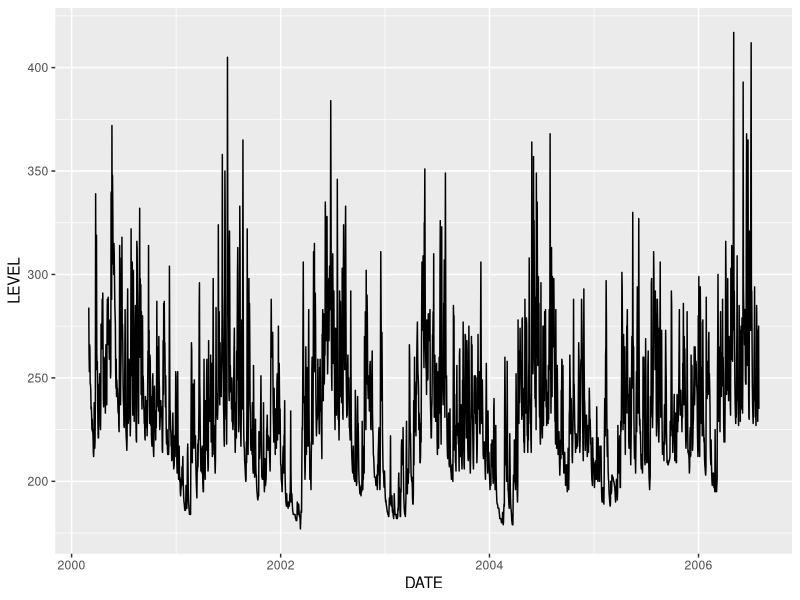
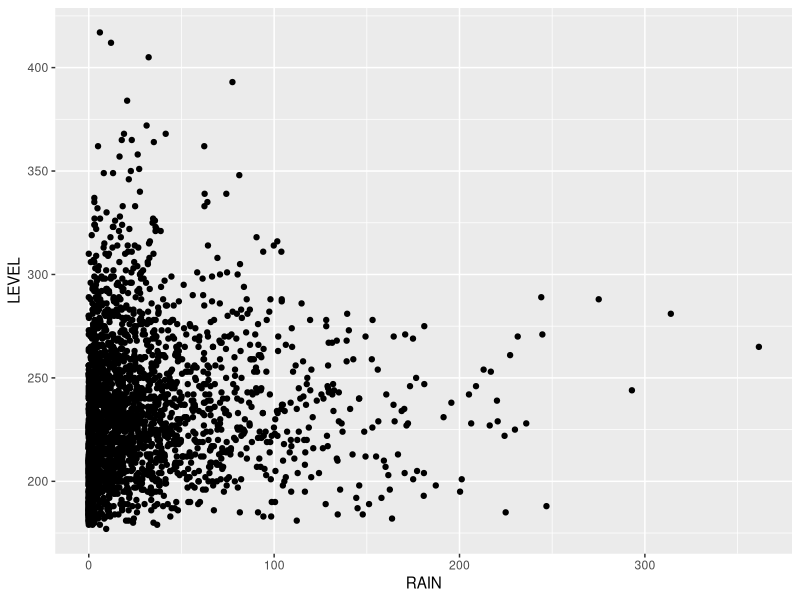
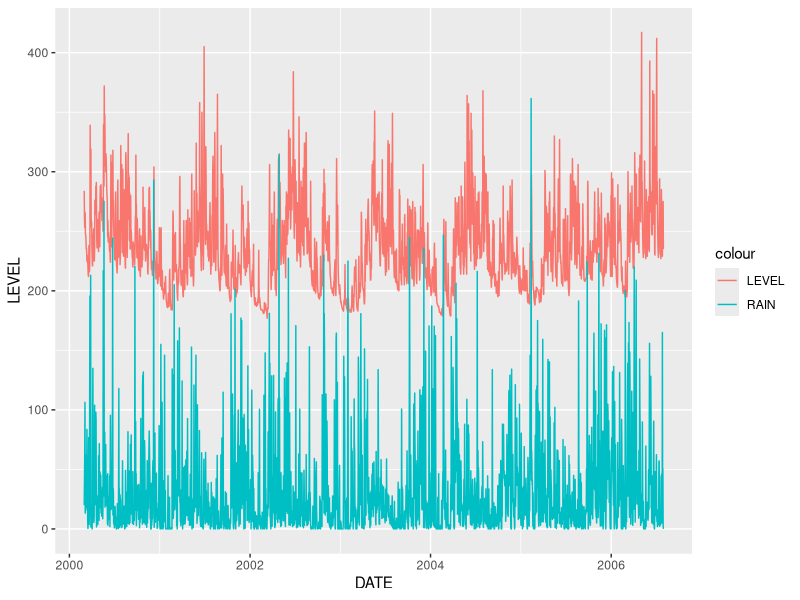
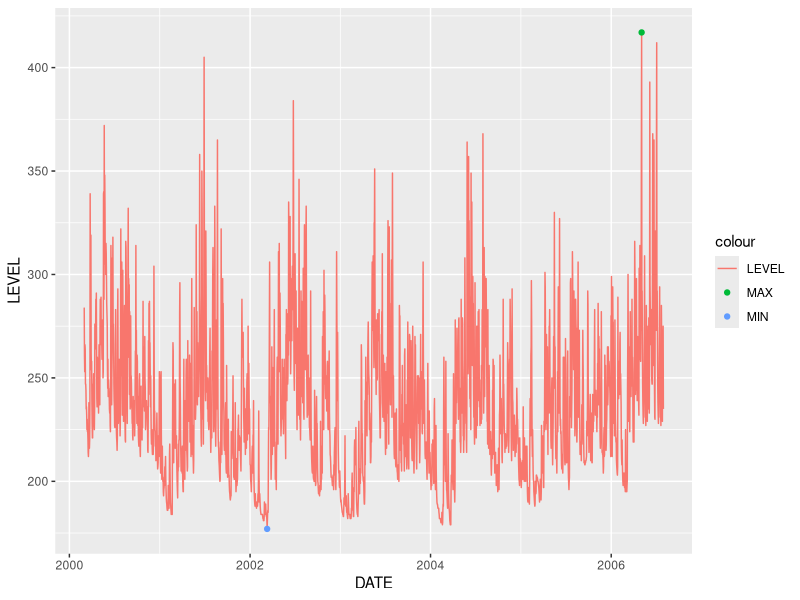
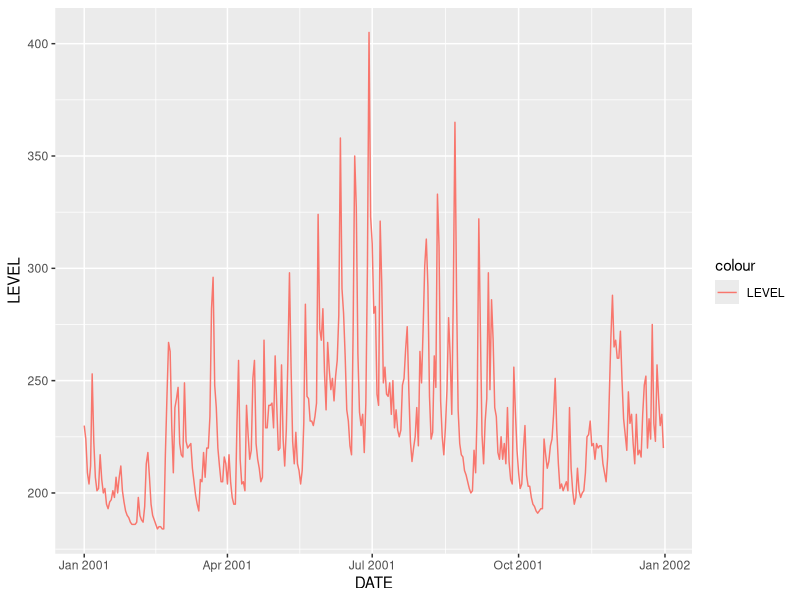

Generate these figures, in order, with R:
#Importando Datos

#Trabajar con datos puede consumir mucho tiempo y ser agotador. Afortunadamente, R puede proporcionar un marco para importar y procesar datos fácilmente para implementar análisis y modelos estadísticos. 

#En este ejercicio, vamos a explorar y analizar datos de una cuenca tropical.

#Ejercicio 1.

#Primero, importemos los niveles diarios de un río y los datos de lluvia de la cuenca, almacenados en un archivo CSV. Ese csv se los enviare a su correo o lo distruibuiremos en la capacitación este se llama (PAICOL.csv) impórtelos con la función read.csv.

#Luego, asignarlo a river_data.

#Recuerde que river_data es un dataframe, por lo que podemos acceder a los atributos con $; por ejemplo, puede obtener los valores de fecha con river_data$DATE.

river_data <- read.csv("data/PAICOL.csv")

#Ejercicio 2


#Para garantizar que la columna DATE tenga el formato adecuado, es crucial convertir los valores de cadena en fechas con la función as.date . Por favor, reemplace el valor de DATE con fechas formateadas.


class(river_data$DATE)

river_data$DATE=as.Date(river_data$DATE)

class(river_data$DATE)

river_data$DATE


#Ejercicio 3

#Cree una sumatoria o resumen de river_data

summary(river_data)


#Ejercicio 4

#Instale la libreria Tidiverse y llamela, utilice la funcion ggplot() con los datos de river_data.

#Paso 1 ubique en el menu la ayuda y descargue la hoja de visualización de datos con ggplot2, estudiela y siga los pasos solicitados a continuacion.

#Paso 2 cargue la libreria tidyverse.

#Paso 3 cree un plot con variable continua DATE y variable Discreta LEVEL usando ggplot + geom_line. 

library(tidyverse)

ggplot( data = river_data, aes( DATE, LEVEL )) + geom_line()


#Ejercicio 5

#Cree un plot con variable continua RAIN y variable Discreta LEVEL usando ggplot y asigne geom_point. Esta ves utilice %>% para crear la conexion desde la data y la funcion.

river_data %>% ggplot(aes(RAIN, LEVEL)) + geom_point()

#Ejercicio 6

#Usando los datos river_data realice un solo plot que muestre los datos sobre la variable continua DATE, pero que muestre LEVEL y RAIN utilizando geom_line y diferenciando por color las variables discretas.

river_data %>% ggplot(aes(DATE,LEVEL)) + geom_line(aes(color="LEVEL")) + geom_line(aes(DATE,RAIN,color="RAIN"))

#Ejercicio 7

#Encuentre y ponga un punto en la gráfica de LEVEL al valor máximo y mínimo, utilice geom_line y geom_point, establesca una variable index_max e index_min respectivamente para realizar el ejercicio.


index_max <- river_data$LEVEL==max(river_data$LEVEL)
index_min <- river_data$LEVEL==min(river_data$LEVEL)



ggplot(river_data,aes(DATE,LEVEL))+geom_line(aes(color="LEVEL"))+
  geom_point(data=river_data[index_max,],aes(DATE,LEVEL,color="MAX"))+
  geom_point(data=river_data[index_min,],aes(DATE,LEVEL,color="MIN"))


#Ejercicio 8

#Cree un plot de LEVELS unicamente para el año 2001, utilice la funcion as.numeric() y format() para aislar unicamente el año. 

#Cree la variable index_2001 que contenga uncamente el año 2001 

river_data$YEAR = as.numeric(format(river_data$DATE, "%Y"))
index_2001=river_data$YEAR==2001

river_data[index_2001,] %>% ggplot(aes(DATE, LEVEL)) + geom_line(aes(color = "LEVEL"))

